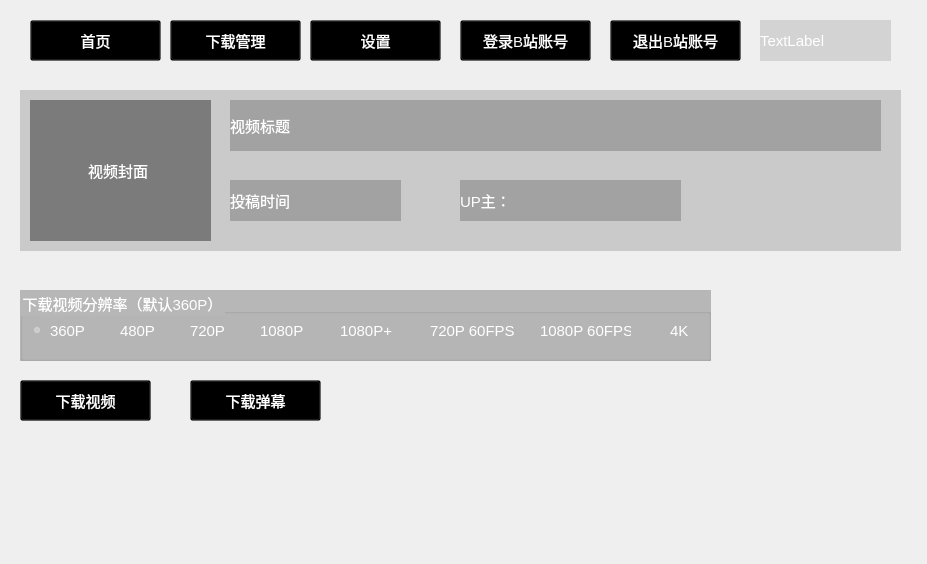
<?xml version="1.0" encoding="UTF-8"?>
<ui version="4.0">
 <class>Form</class>
 <widget class="QWidget" name="Form">
  <property name="geometry">
   <rect>
    <x>0</x>
    <y>0</y>
    <width>927</width>
    <height>564</height>
   </rect>
  </property>
  <property name="windowTitle">
   <string>哔哩哔哩视频下载器 Beta v0.1 作者：菠萝小西瓜  φ(゜▽゜*)♪</string>
  </property>
  <property name="windowIcon">
   <iconset resource="image.qrc">
    <normaloff>:/ico/favicon.ico</normaloff>:/ico/favicon.ico</iconset>
  </property>
  <widget class="QPushButton" name="Sgin_in_Button">
   <property name="geometry">
    <rect>
     <x>460</x>
     <y>20</y>
     <width>131</width>
     <height>41</height>
    </rect>
   </property>
   <property name="styleSheet">
    <string notr="true">background:rgba(0,0,0,30);color:white;

font-family: 微软雅黑;

font-size:15px</string>
   </property>
   <property name="text">
    <string>登录B站账号</string>
   </property>
  </widget>
  <widget class="QPushButton" name="Download_Manage_Button">
   <property name="geometry">
    <rect>
     <x>170</x>
     <y>20</y>
     <width>131</width>
     <height>41</height>
    </rect>
   </property>
   <property name="styleSheet">
    <string notr="true">background:rgba(0,0,0,30);color:white;

font-family: 微软雅黑;

font-size:15px</string>
   </property>
   <property name="text">
    <string>下载管理</string>
   </property>
  </widget>
  <widget class="QPushButton" name="Setting_Button">
   <property name="geometry">
    <rect>
     <x>310</x>
     <y>20</y>
     <width>131</width>
     <height>41</height>
    </rect>
   </property>
   <property name="styleSheet">
    <string notr="true">background:rgba(0,0,0,30);color:white;

font-family: 微软雅黑;

font-size:15px</string>
   </property>
   <property name="text">
    <string>设置</string>
   </property>
  </widget>
  <widget class="QLabel" name="Background">
   <property name="geometry">
    <rect>
     <x>0</x>
     <y>0</y>
     <width>931</width>
     <height>571</height>
    </rect>
   </property>
   <property name="contextMenuPolicy">
    <enum>Qt::NoContextMenu</enum>
   </property>
   <property name="text">
    <string/>
   </property>
   <property name="pixmap">
    <pixmap resource="image.qrc">:/jpg/background.jpg</pixmap>
   </property>
   <property name="scaledContents">
    <bool>true</bool>
   </property>
  </widget>
  <widget class="QLabel" name="Login_Username">
   <property name="geometry">
    <rect>
     <x>760</x>
     <y>20</y>
     <width>131</width>
     <height>41</height>
    </rect>
   </property>
   <property name="styleSheet">
    <string notr="true">background:rgba(0,0,0,30);color:white;

font-family: 微软雅黑;

font-size:15px</string>
   </property>
   <property name="text">
    <string>TextLabel</string>
   </property>
  </widget>
  <widget class="QPushButton" name="Sgin_out_Button">
   <property name="geometry">
    <rect>
     <x>610</x>
     <y>20</y>
     <width>131</width>
     <height>41</height>
    </rect>
   </property>
   <property name="styleSheet">
    <string notr="true">background:rgba(0,0,0,30);color:white;

font-family: 微软雅黑;

font-size:15px</string>
   </property>
   <property name="text">
    <string>退出B站账号</string>
   </property>
  </widget>
  <widget class="QPushButton" name="Main_Button">
   <property name="geometry">
    <rect>
     <x>30</x>
     <y>20</y>
     <width>131</width>
     <height>41</height>
    </rect>
   </property>
   <property name="styleSheet">
    <string notr="true">background:rgba(0,0,0,30);color:white;

font-family: 微软雅黑;

font-size:15px</string>
   </property>
   <property name="text">
    <string>首页</string>
   </property>
  </widget>
  <widget class="QLabel" name="label">
   <property name="geometry">
    <rect>
     <x>20</x>
     <y>90</y>
     <width>881</width>
     <height>161</height>
    </rect>
   </property>
   <property name="styleSheet">
    <string notr="true">background:rgba(0,0,0,40);color:white;

font-family: 微软雅黑;

font-size:15px</string>
   </property>
   <property name="text">
    <string/>
   </property>
  </widget>
  <widget class="QLabel" name="label_2">
   <property name="geometry">
    <rect>
     <x>30</x>
     <y>100</y>
     <width>181</width>
     <height>141</height>
    </rect>
   </property>
   <property name="styleSheet">
    <string notr="true">background:rgba(0,0,0,100);color:white;

font-family: 微软雅黑;

font-size:15px</string>
   </property>
   <property name="text">
    <string>              视频封面</string>
   </property>
  </widget>
  <widget class="QLabel" name="label_3">
   <property name="geometry">
    <rect>
     <x>230</x>
     <y>100</y>
     <width>651</width>
     <height>51</height>
    </rect>
   </property>
   <property name="styleSheet">
    <string notr="true">background:rgba(0,0,0,50);color:white;

font-family: 微软雅黑;

font-size:15px</string>
   </property>
   <property name="text">
    <string>视频标题</string>
   </property>
  </widget>
  <widget class="QLabel" name="label_4">
   <property name="geometry">
    <rect>
     <x>230</x>
     <y>180</y>
     <width>171</width>
     <height>41</height>
    </rect>
   </property>
   <property name="styleSheet">
    <string notr="true">background:rgba(0,0,0,50);color:white;

font-family: 微软雅黑;

font-size:15px</string>
   </property>
   <property name="text">
    <string>投稿时间</string>
   </property>
  </widget>
  <widget class="QLabel" name="label_5">
   <property name="geometry">
    <rect>
     <x>460</x>
     <y>180</y>
     <width>221</width>
     <height>41</height>
    </rect>
   </property>
   <property name="styleSheet">
    <string notr="true">background:rgba(0,0,0,50);color:white;

font-family: 微软雅黑;

font-size:15px</string>
   </property>
   <property name="text">
    <string>UP主：</string>
   </property>
  </widget>
  <widget class="QGroupBox" name="definition">
   <property name="geometry">
    <rect>
     <x>20</x>
     <y>290</y>
     <width>691</width>
     <height>71</height>
    </rect>
   </property>
   <property name="styleSheet">
    <string notr="true">background:rgba(0,0,0,60);color:white;

font-family: 微软雅黑;

font-size:15px</string>
   </property>
   <property name="title">
    <string>下载视频分辨率（默认360P）</string>
   </property>
   <widget class="QRadioButton" name="D_480P">
    <property name="geometry">
     <rect>
      <x>80</x>
      <y>30</y>
      <width>71</width>
      <height>21</height>
     </rect>
    </property>
    <property name="styleSheet">
     <string notr="true">background:rgba(0,0,0,0);color:white;

font-family: 微软雅黑;

font-size:15px</string>
    </property>
    <property name="text">
     <string>480P</string>
    </property>
   </widget>
   <widget class="QRadioButton" name="D_720P">
    <property name="geometry">
     <rect>
      <x>150</x>
      <y>30</y>
      <width>71</width>
      <height>21</height>
     </rect>
    </property>
    <property name="styleSheet">
     <string notr="true">background:rgba(0,0,0,0);color:white;

font-family: 微软雅黑;

font-size:15px</string>
    </property>
    <property name="text">
     <string>720P</string>
    </property>
   </widget>
   <widget class="QRadioButton" name="D_720P60FPS">
    <property name="geometry">
     <rect>
      <x>390</x>
      <y>30</y>
      <width>111</width>
      <height>21</height>
     </rect>
    </property>
    <property name="styleSheet">
     <string notr="true">background:rgba(0,0,0,0);color:white;

font-family: 微软雅黑;

font-size:15px</string>
    </property>
    <property name="text">
     <string>720P 60FPS</string>
    </property>
   </widget>
   <widget class="QRadioButton" name="D_360P">
    <property name="geometry">
     <rect>
      <x>10</x>
      <y>30</y>
      <width>71</width>
      <height>21</height>
     </rect>
    </property>
    <property name="styleSheet">
     <string notr="true">background:rgba(0,0,0,0);color:white;

font-family: 微软雅黑;

font-size:15px</string>
    </property>
    <property name="text">
     <string>360P</string>
    </property>
    <property name="checked">
     <bool>true</bool>
    </property>
   </widget>
   <widget class="QRadioButton" name="D_1080P">
    <property name="geometry">
     <rect>
      <x>220</x>
      <y>30</y>
      <width>71</width>
      <height>21</height>
     </rect>
    </property>
    <property name="styleSheet">
     <string notr="true">background:rgba(0,0,0,0);color:white;

font-family: 微软雅黑;

font-size:15px</string>
    </property>
    <property name="text">
     <string>1080P</string>
    </property>
   </widget>
   <widget class="QRadioButton" name="D_4K">
    <property name="geometry">
     <rect>
      <x>630</x>
      <y>30</y>
      <width>71</width>
      <height>21</height>
     </rect>
    </property>
    <property name="styleSheet">
     <string notr="true">background:rgba(0,0,0,0);color:white;

font-family: 微软雅黑;

font-size:15px</string>
    </property>
    <property name="text">
     <string>4K</string>
    </property>
   </widget>
   <widget class="QRadioButton" name="D_1080P60FPS">
    <property name="geometry">
     <rect>
      <x>500</x>
      <y>30</y>
      <width>111</width>
      <height>21</height>
     </rect>
    </property>
    <property name="styleSheet">
     <string notr="true">background:rgba(0,0,0,0);color:white;

font-family: 微软雅黑;

font-size:15px</string>
    </property>
    <property name="text">
     <string>1080P 60FPS</string>
    </property>
   </widget>
   <widget class="QRadioButton" name="radioButton">
    <property name="geometry">
     <rect>
      <x>300</x>
      <y>30</y>
      <width>81</width>
      <height>21</height>
     </rect>
    </property>
    <property name="styleSheet">
     <string notr="true">background:rgba(0,0,0,0);color:white;

font-family: 微软雅黑;

font-size:15px</string>
    </property>
    <property name="text">
     <string>1080P+</string>
    </property>
   </widget>
  </widget>
  <widget class="QPushButton" name="Download_Video">
   <property name="geometry">
    <rect>
     <x>20</x>
     <y>380</y>
     <width>131</width>
     <height>41</height>
    </rect>
   </property>
   <property name="styleSheet">
    <string notr="true">background:rgba(0,0,0,50);color:white;

font-family: 微软雅黑;

font-size:15px</string>
   </property>
   <property name="text">
    <string>下载视频</string>
   </property>
  </widget>
  <widget class="QPushButton" name="Download_Danmu">
   <property name="geometry">
    <rect>
     <x>190</x>
     <y>380</y>
     <width>131</width>
     <height>41</height>
    </rect>
   </property>
   <property name="styleSheet">
    <string notr="true">background:rgba(0,0,0,30);color:white;

font-family: 微软雅黑;

font-size:15px</string>
   </property>
   <property name="text">
    <string>下载弹幕</string>
   </property>
  </widget>
  <zorder>Background</zorder>
  <zorder>Login_Username</zorder>
  <zorder>Setting_Button</zorder>
  <zorder>Sgin_in_Button</zorder>
  <zorder>Download_Manage_Button</zorder>
  <zorder>Main_Button</zorder>
  <zorder>Sgin_out_Button</zorder>
  <zorder>label</zorder>
  <zorder>label_2</zorder>
  <zorder>label_3</zorder>
  <zorder>label_4</zorder>
  <zorder>label_5</zorder>
  <zorder>definition</zorder>
  <zorder>Download_Video</zorder>
  <zorder>Download_Danmu</zorder>
 </widget>
 <resources>
  <include location="image.qrc"/>
  <include location="image.qrc"/>
  <include location="C:/Users/菠萝小西瓜/.designer/backup/image.qrc"/>
 </resources>
 <connections/>
</ui>
